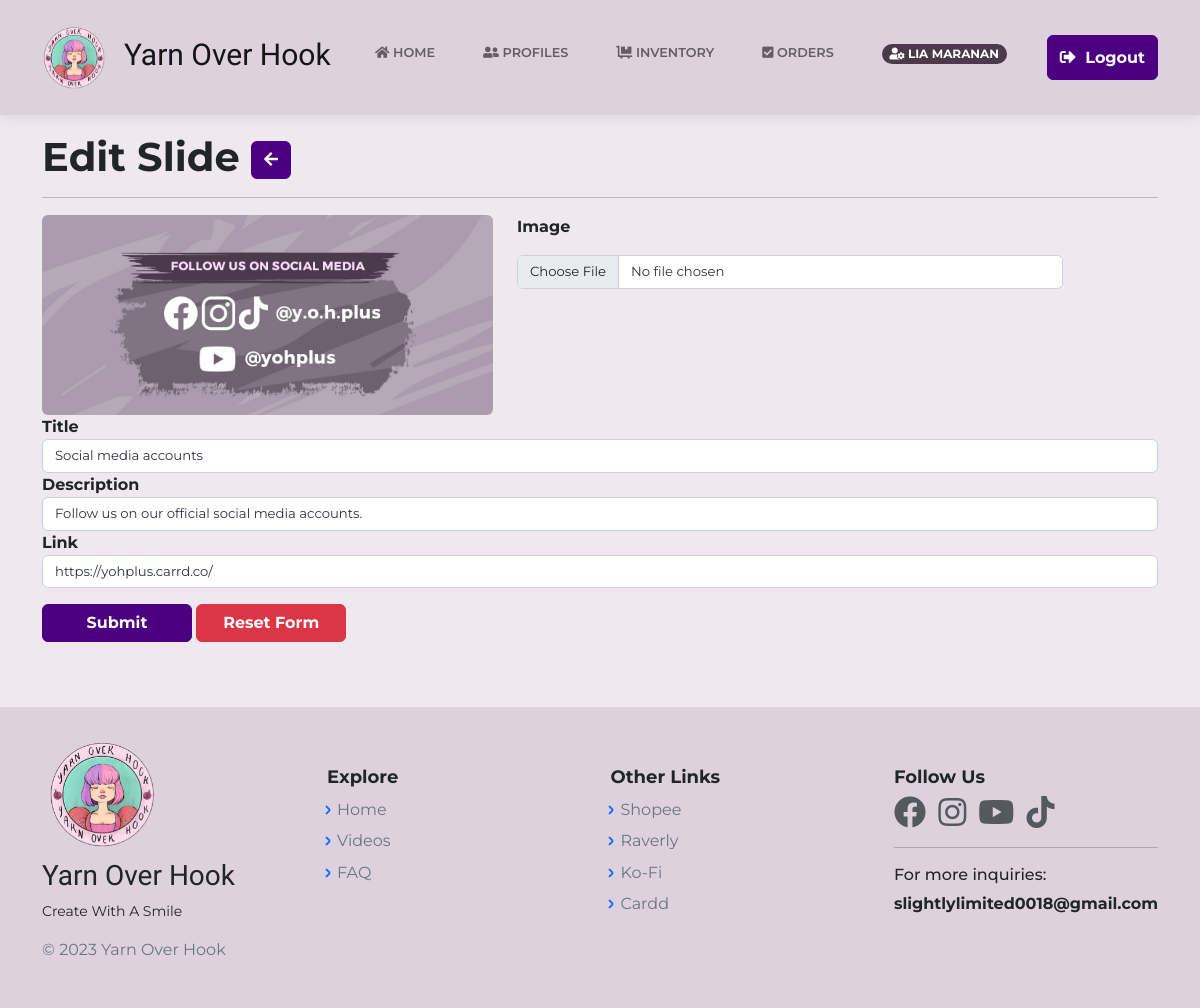
Page /EditSlide.php?id=5 (signed in) on the committed database.
### tables this page shows
CREATE TABLE `slides` (
  `slide_id` int(11) NOT NULL,
  `slide_title` varchar(255) NOT NULL,
  `slide_img` varchar(255) NOT NULL,
  `slide_desc` varchar(255) NOT NULL,
  `slide_link` varchar(255) NOT NULL,
  `created_at` timestamp NOT NULL DEFAULT current_timestamp() ON UPDATE current_timestamp()
);

### EditSlide.php (the view, shortened to what this page needs)
<?php
    include("includes/dbh.inc.php");
    require 'layouts/Header.php';
    if(isset($_GET['id'])) {
		$id = mysqli_real_escape_string($con, $_GET['id']);
        $item = "SELECT * FROM slides WHERE slide_id = $id";
		$result = mysqli_query($con, $item);
		$slide = mysqli_fetch_assoc($result);
	}
?>
<body class="d-flex flex-column min-vh-100">
<?php require 'layouts/nav.php';?>
    <?php if($slide): ?>
    <div class="container my-5">
        <h1 style="font-weight:bold;"> Edit Slide <span><button class="btn btn-primary pull-right" type="button" style="font-weight:bold;border-color:indigo;background:indigo;width:40px;"><a href="Slide.php?id=<?php echo $slide['slide_id'] ?>" style="text-decoration:none;color:white;"><i class="fa fa-arrow-left"></i></a></button></span></h1><hr>
        <div class="form-group">
            <form action="EditSlide.php?id=<?php echo $slide['slide_id'] ?>" method="POST" id="form" enctype="multipart/form-data">
                <div class="row my-3">
                    <div class="col-md-5">
                        <img class="img-fluid rounded slide-fit" src="<?php echo $slide['slide_img']; ?>" id="imgDisplay">
                    </div>
                    <div class="col-md-6">
                        <label style="font-weight:bold;">Image</label>
                        <input type="file" onchange="readURL(this)" class="form-control rounded my-3" name="slide_img">
                    </div>
                    <div class="col-md-12">
                        <label style="font-weight:bold;">Title</label>
                        <input type="text" name="slide_title" id="slide_title" class="form-control rounded" value="<?php echo $slide['slide_title'] ?>">
                    </div>
                    <div class="col-md-12">
                        <label style="font-weight:bold;">Description</label>
                        <input type="text" name="slide_desc" id="slide_desc" class="form-control rounded" value="<?php echo $slide['slide_desc'] ?>">
                    </div>
                    <div class="col-md-12">
                        <label style="font-weight:bold;">Link</label>
                        <input type="text" name="slide_link" id="slide_link" class="form-control rounded" value="<?php echo $slide['slide_link'] ?>">
                    </div>
                    <div class="button-group float-end">
                        <input class="btn btn-success mt-3" id="editSlide" name="edit_slide" value="Submit" style="width:150px;border-color:indigo;background-color:indigo;font-weight:bold;font-weight:bold;">
                        <input class="btn btn-danger mt-3" type="reset" id="reset" value="Reset Form" style="width:150px;font-weight:bold;font-weight:bold;">
                    </div>
                </div>
            </form>
        </div>
    </div>
    <?php else: ?>
        <div class="container my-5">
            <h2> Oops.. Page not found. Please try again. </h2>
        </div>
    <?php endif ?>
<?php require 'layouts/Footer.php';?>

### assets/css/main.css (style rules this page uses)
body { background-color: #efe9ef !important; padding-top: 85px; }
.container { animation: transitionInContainer 0.50s; }
.slide-fit { width: 900px; height: 200px; object-fit: cover; }

### assets/css/Profile-Edit-Form-styles.css (style rules this page uses)
hr { height: 2px; }

### assets/css/Profile-Edit-Form.css (style rules this page uses)
hr { height: 2px; }

### assets/css/ProfileEdit1.css (style rules this page uses)
hr { height: 2px; }

### assets/css/ProfileEdit2.css (style rules this page uses)
hr { height: 2px; }

### assets/css/ProfileDesignAdmin.css (style rules this page uses)
.form-control { border: 1px solid #cfd1d8; -moz-border-radius: 2px; border-radius: 2px; font-size: .825rem; background: #ffffff; color: #2e323c; }

### rows in the picture
slides: slide_img (picture), slide_title "Social media accounts", slide_desc "Follow us on our official social media accounts.", slide_link "https://yohplus.carrd.co/"

### other values in the picture
$_SESSION['cust_name'] "LIA MARANAN"
